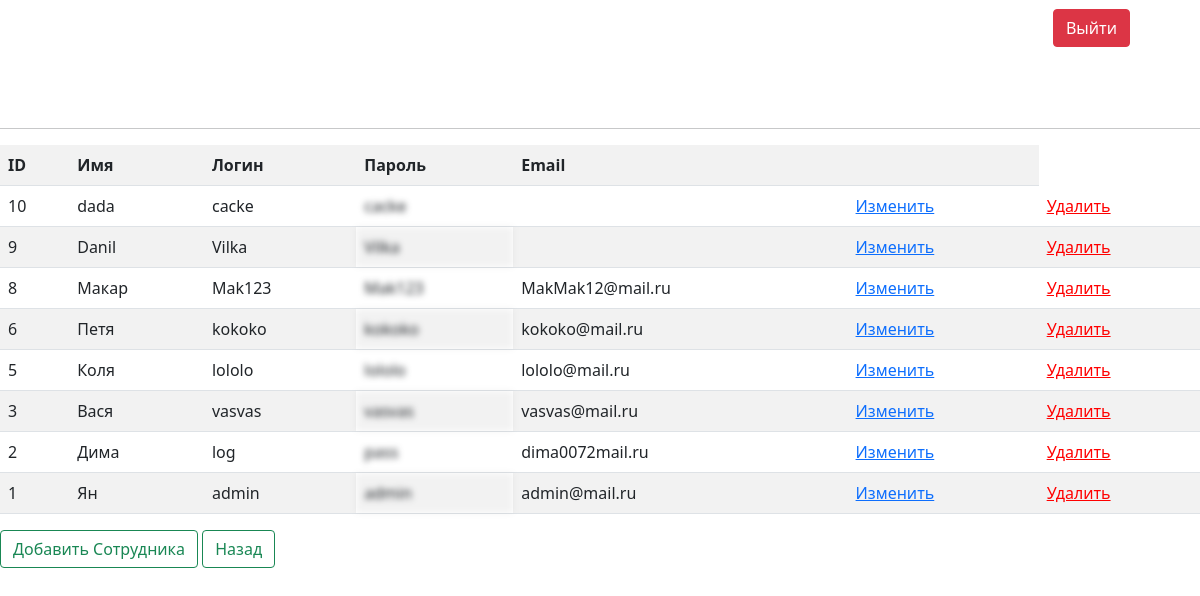
Page /employees.php on the committed database.
### tables this page shows
CREATE TABLE `employees` (
  `id` int(11) NOT NULL,
  `full_name` varchar(255) DEFAULT NULL,
  `login` varchar(255) DEFAULT NULL,
  `password` varchar(255) DEFAULT NULL,
  `email` varchar(255) DEFAULT NULL,
  `is_admin` tinyint(1) NOT NULL
);

### employees.php (the view, shortened to what this page needs)
<?php
require_once 'config/connect.php';
?>
<!doctype html>
<html lang="en">
<head>
    <link rel="stylesheet" href="style.css">
    <link rel="stylesheet" type="text/css" href="https://cdn.jsdelivr.net/npm/bootstrap@5.1.3/dist/css/bootstrap.min.css">
</head>
<div class="h1" align="right" style="margin-right: 70px;">
<a href="index.php"><button  style="margin-left: 20px;"class="btn btn-danger" type="btn">Выйти</button></a>
</div>
        <body>
          <hr style="margin-top: 80px;">
            <div style="flex-direction: column;" class='wrap'>
                    <div>
                        <table class='table table-striped'>
                            <tr>
                                <th>ID</th>
                                <th>Имя</th>
                                <th>Логин</th>
                                <th>Пароль</th>
                                <th>Email</th>
                                <th></th>
                            </tr>
                            <?php
                                $employees = mysqli_query($connect, "SELECT * FROM `employees` order by employees.id desc limit 20;");
                                $employees = mysqli_fetch_all($employees);
                                foreach ($employees as $employee) {
                                    ?>
                                        <tr>
                                            <td><?= $employee[0] ?></td>
                                            <td><?= $employee[1] ?></td>
                                            <td><?= $employee[2] ?></td>
                                            <td class="blr"><?= $employee[3] ?></td>
                                            <td><?= $employee[4] ?></td>
                                            <td><a href="update_employees.php?id=<?= $employee[0] ?>">Изменить</a></td>
                                            <td><a style="color: red;" href="vendor/delete_employees.php?id=<?= $employee[0] ?>">Удалить</a></td>
                                        </tr>
                                    <?php
                                }
                            ?>
                        </table>
                    </div>
                </div>
                    <a href="newemployees.php"><button  class="btn btn-outline-success" type="btn">Добавить Сотрудника</button></a>
                    <a href="index1.php"><button  class="btn btn-outline-success" type="btn">Назад</button></a>
        </body>
</html>

### style.css (style rules this page uses)
.wrap { display: flex; flex-direction: row; justify-content: center; }

### employees.php (style rules this page uses)
th, td { padding: 10px; }
th { background: #606060; color: #fff; }
td { background: #b5b5b5; }
.blr { filter: blur(3px); }
.wrap { display: flex; flex-direction: row; justify-content: center; }

### rows in the picture
employees: id "10", full_name "dada", login "cacke", password "cacke"
employees: id "9", full_name "Danil", login "Vilka", password "Vilka"
employees: id "8", full_name "Макар", login "Mak123", password "Mak123", email "MakMak12@mail.ru"
employees: id "6", full_name "Петя", login "kokoko", password "kokoko", email "kokoko@mail.ru"
employees: id "5", full_name "Коля", login "lololo", password "lololo", email "lololo@mail.ru"
employees: id "3", full_name "Вася", login "vasvas", password "vasvas", email "vasvas@mail.ru"
employees: id "2", full_name "Дима", login "log", password "pass", email "dima0072mail.ru"
employees: id "1", full_name "Ян", login "admin", password "admin", email "admin@mail.ru"
